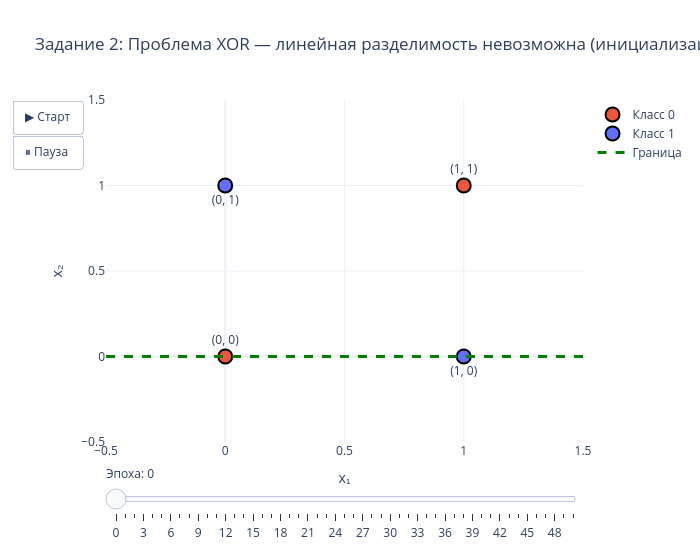

The notebook cell this image was saved under:
### Code cell
fig_xor = go.Figure()

for cls in [0, 1]:
    mask = t_xor == cls
    fig_xor.add_trace(go.Scatter(
        x=X_xor[mask, 0], y=X_xor[mask, 1],
        mode='markers+text',
        marker=dict(size=14, color=colors[cls], line=dict(width=2, color='black')),
        text=[f'({x[0]}, {x[1]})' for x in X_xor[mask]],
        textposition='top center' if cls == 0 else 'bottom center',
        name=class_names[cls]
    ))

x_line = np.linspace(-0.5, 1.5, 100)

def xor_boundary_xy(weights, bias, y_limits=(-0.5, 1.5)):
    if abs(weights[1]) > 1e-9:
        return x_line, -(weights[0] * x_line + bias) / weights[1]
    if abs(weights[0]) > 1e-9:
        x_val = -bias / weights[0]
        return np.array([x_val, x_val]), np.array(y_limits)
    return x_line, np.zeros_like(x_line)

x0_xor, y0_xor = xor_boundary_xy(perc_xor.weights_history[0], perc_xor.bias_history[0])
fig_xor.add_trace(go.Scatter(
    x=x0_xor, y=y0_xor,
    mode='lines',
    line=dict(color='green', width=3, dash='dash'),
    name='Граница'
))

frames_xor = []
for epoch_idx, (w_f, b_f) in enumerate(zip(perc_xor.weights_history, perc_xor.bias_history)):
    x_f, y_f = xor_boundary_xy(w_f, b_f)
    subtitle = 'инициализация' if epoch_idx == 0 else f'эпоха {epoch_idx}, ошибок: {perc_xor.errors_per_epoch[epoch_idx - 1]}'
    frames_xor.append(go.Frame(
        data=[go.Scatter(x=x_f, y=y_f)],
        traces=[2],
        name=str(epoch_idx),
        layout=go.Layout(title=f'Задание 2: Проблема XOR — линейная разделимость невозможна ({subtitle})')
    ))

fig_xor.frames = frames_xor

fig_xor.update_layout(
    title='Задание 2: Проблема XOR — линейная разделимость невозможна (инициализация)',
    xaxis_title='x₁', yaxis_title='x₂',
    xaxis=dict(range=[-0.5, 1.5]),
    yaxis=dict(range=[-0.5, 1.5]),
    template='plotly_white',
    width=700, height=550,
    updatemenus=[dict(
        type='buttons',
        showactive=False,
        buttons=[
            dict(label='▶ Старт', method='animate', args=[None, dict(frame=dict(duration=700, redraw=True), fromcurrent=True)]),
            dict(label='⏸ Пауза', method='animate', args=[[None], dict(frame=dict(duration=0, redraw=False), mode='immediate')]),
        ]
    )],
    sliders=[dict(
        active=0,
        currentvalue=dict(prefix='Эпоха: '),
        steps=[
            dict(
                method='animate',
                args=[[str(i)], dict(frame=dict(duration=0, redraw=True), mode='immediate')],
                label=str(i)
            )
            for i in range(len(frames_xor))
        ]
    )]
)
fig_xor.write_html('outputs/task2_xor_problem.html')
fig_xor.show()

### Figure 1 — Plotly figure (JSON) as saved in the notebook; plotly's stock layout.template omitted (floating-point values rounded to 4 significant figures)
{"data": [{"marker": {"color": "#EF553B", "line": {"color": "black", "width": 2}, "size": 14}, "mode": "markers+text", "name": "Класс 0", "text": ["(0, 0)", "(1, 1)"], "textposition": "top center", "type": "scatter", "x": [0, 1], "y": [0, 1]}, {"marker": {"color": "#636EFA", "line": {"color": "black", "width": 2}, "size": 14}, "mode": "markers+text", "name": "Класс 1", "text": ["(0, 1)", "(1, 0)"], "textposition": "bottom center", "type": "scatter", "x": [0, 1], "y": [1, 0]}, {"line": {"color": "green", "dash": "dash", "width": 3}, "mode": "lines", "name": "Граница", "type": "scatter", "x": [-0.5, -0.4798, -0.4596, -0.4394, -0.4192, -0.399, -0.3788, -0.3586, -0.3384, -0.3182, -0.298, -0.2778, -0.2576, -0.2374, -0.2172, -0.197, -0.1768, -0.1566, -0.1364, -0.1162, -0.09596, -0.07576, -0.05556, -0.03535, -0.01515, 0.005051, 0.02525, 0.04545, 0.06566, 0.08586, 0.1061, 0.1263, 0.1465, 0.1667, 0.1869, 0.2071, 0.2273, 0.2475, 0.2677, 0.2879, 0.3081, 0.3283, 0.3485, 0.3687, 0.3889, 0.4091, 0.4293, 0.4495, 0.4697, 0.4899, 0.5101, 0.5303, 0.5505, 0.5707, 0.5909, 0.6111, 0.6313, 0.6515, 0.6717, 0.6919, 0.7121, 0.7323, 0.7525, 0.7727, 0.7929, 0.8131, 0.8333, 0.8535, 0.8737, 0.8939, 0.9141, 0.9343, 0.9545, 0.9747, 0.9949, 1.015, 1.035, 1.056, 1.076, 1.096, 1.116, 1.136, 1.157, 1.177, 1.197, 1.217, 1.237, 1.258, 1.278, 1.298, 1.318, 1.338, 1.359, 1.379, 1.399, 1.419, 1.439, 1.46, 1.48, 1.5], "y": [0.0, 0.0, 0.0, 0.0, 0.0, 0.0, 0.0, 0.0, 0.0, 0.0, 0.0, 0.0, 0.0, 0.0, 0.0, 0.0, 0.0, 0.0, 0.0, 0.0, 0.0, 0.0, 0.0, 0.0, 0.0, 0.0, 0.0, 0.0, 0.0, 0.0, 0.0, 0.0, 0.0, 0.0, 0.0, 0.0, 0.0, 0.0, 0.0, 0.0, 0.0, 0.0, 0.0, 0.0, 0.0, 0.0, 0.0, 0.0, 0.0, 0.0, 0.0, 0.0, 0.0, 0.0, 0.0, 0.0, 0.0, 0.0, 0.0, 0.0, 0.0, 0.0, 0.0, 0.0, 0.0, 0.0, 0.0, 0.0, 0.0, 0.0, 0.0, 0.0, 0.0, 0.0, 0.0, 0.0, 0.0, 0.0, 0.0, 0.0, 0.0, 0.0, 0.0, 0.0, 0.0, 0.0, 0.0, 0.0, 0.0, 0.0, 0.0, 0.0, 0.0, 0.0, 0.0, 0.0, 0.0, 0.0, 0.0, 0.0]}], "layout": {"height": 550, "sliders": [{"active": 0, "currentvalue": {"prefix": "Эпоха: "}, "steps": [{"args": [["0"], {"frame": {"duration": 0, "redraw": true}, "mode": "immediate"}], "label": "0", "method": "animate"}, {"args": [["1"], {"frame": {"duration": 0, "redraw": true}, "mode": "immediate"}], "label": "1", "method": "animate"}, {"args": [["2"], {"frame": {"duration": 0, "redraw": true}, "mode": "immediate"}], "label": "2", "method": "animate"}, {"args": [["3"], {"frame": {"duration": 0, "redraw": true}, "mode": "immediate"}], "label": "3", "method": "animate"}, {"args": [["4"], {"frame": {"duration": 0, "redraw": true}, "mode": "immediate"}], "label": "4", "method": "animate"}, {"args": [["5"], {"frame": {"duration": 0, "redraw": true}, "mode": "immediate"}], "label": "5", "method": "animate"}, {"args": [["6"], {"frame": {"duration": 0, "redraw": true}, "mode": "immediate"}], "label": "6", "method": "animate"}, {"args": [["7"], {"frame": {"duration": 0, "redraw": true}, "mode": "immediate"}], "label": "7", "method": "animate"}, {"args": [["8"], {"frame": {"duration": 0, "redraw": true}, "mode": "immediate"}], "label": "8", "method": "animate"}, {"args": [["9"], {"frame": {"duration": 0, "redraw": true}, "mode": "immediate"}], "label": "9", "method": "animate"}, {"args": [["10"], {"frame": {"duration": 0, "redraw": true}, "mode": "immediate"}], "label": "10", "method": "animate"}, {"args": [["11"], {"frame": {"duration": 0, "redraw": true}, "mode": "immediate"}], "label": "11", "method": "animate"}, {"args": [["12"], {"frame": {"duration": 0, "redraw": true}, "mode": "immediate"}], "label": "12", "method": "animate"}, {"args": [["13"], {"frame": {"duration": 0, "redraw": true}, "mode": "immediate"}], "label": "13", "method": "animate"}, {"args": [["14"], {"frame": {"duration": 0, "redraw": true}, "mode": "immediate"}], "label": "14", "method": "animate"}, {"args": [["15"], {"frame": {"duration": 0, "redraw": true}, "mode": "immediate"}], "label": "15", "method": "animate"}, {"args": [["16"], {"frame": {"duration": 0, "redraw": true}, "mode": "immediate"}], "label": "16", "method": "animate"}, {"args": [["17"], {"frame": {"duration": 0, "redraw": true}, "mode": "immediate"}], "label": "17", "method": "animate"}, {"args": [["18"], {"frame": {"duration": 0, "redraw": true}, "mode": "immediate"}], "label": "18", "method": "animate"}, {"args": [["19"], {"frame": {"duration": 0, "redraw": true}, "mode": "immediate"}], "label": "19", "method": "animate"}, {"args": [["20"], {"frame": {"duration": 0, "redraw": true}, "mode": "immediate"}], "label": "20", "method": "animate"}, {"args": [["21"], {"frame": {"duration": 0, "redraw": true}, "mode": "immediate"}], "label": "21", "method": "animate"}, {"args": [["22"], {"frame": {"duration": 0, "redraw": true}, "mode": "immediate"}], "label": "22", "method": "animate"}, {"args": [["23"], {"frame": {"duration": 0, "redraw": true}, "mode": "immediate"}], "label": "23", "method": "animate"}, {"args": [["24"], {"frame": {"duration": 0, "redraw": true}, "mode": "immediate"}], "label": "24", "method": "animate"}, {"args": [["25"], {"frame": {"duration": 0, "redraw": true}, "mode": "immediate"}], "label": "25", "method": "animate"}, {"args": [["26"], {"frame": {"duration": 0, "redraw": true}, "mode": "immediate"}], "label": "26", "method": "animate"}, {"args": [["27"], {"frame": {"duration": 0, "redraw": true}, "mode": "immediate"}], "label": "27", "method": "animate"}, {"args": [["28"], {"frame": {"duration": 0, "redraw": true}, "mode": "immediate"}], "label": "28", "method": "animate"}, {"args": [["29"], {"frame": {"duration": 0, "redraw": true}, "mode": "immediate"}], "label": "29", "method": "animate"}, {"args": [["30"], {"frame": {"duration": 0, "redraw": true}, "mode": "immediate"}], "label": "30", "method": "animate"}, {"args": [["31"], {"frame": {"duration": 0, "redraw": true}, "mode": "immediate"}], "label": "31", "method": "animate"}, {"args": [["32"], {"frame": {"duration": 0, "redraw": true}, "mode": "immediate"}], "label": "32", "method": "animate"}, {"args": [["33"], {"frame": {"duration": 0, "redraw": true}, "mode": "immediate"}], "label": "33", "method": "animate"}, {"args": [["34"], {"frame": {"duration": 0, "redraw": true}, "mode": "immediate"}], "label": "34", "method": "animate"}, {"args": [["35"], {"frame": {"duration": 0, "redraw": true}, "mode": "immediate"}], "label": "35", "method": "animate"}, {"args": [["36"], {"frame": {"duration": 0, "redraw": true}, "mode": "immediate"}], "label": "36", "method": "animate"}, {"args": [["37"], {"frame": {"duration": 0, "redraw": true}, "mode": "immediate"}], "label": "37", "method": "animate"}, {"args": [["38"], {"frame": {"duration": 0, "redraw": true}, "mode": "immediate"}], "label": "38", "method": "animate"}, {"args": [["39"], {"frame": {"duration": 0, "redraw": true}, "mode": "immediate"}], "label": "39", "method": "animate"}, {"args": [["40"], {"frame": {"duration": 0, "redraw": true}, "mode": "immediate"}], "label": "40", "method": "animate"}, {"args": [["41"], {"frame": {"duration": 0, "redraw": true}, "mode": "immediate"}], "label": "41", "method": "animate"}, {"args": [["42"], {"frame": {"duration": 0, "redraw": true}, "mode": "immediate"}], "label": "42", "method": "animate"}, {"args": [["43"], {"frame": {"duration": 0, "redraw": true}, "mode": "immediate"}], "label": "43", "method": "animate"}, {"args": [["44"], {"frame": {"duration": 0, "redraw": true}, "mode": "immediate"}], "label": "44", "method": "animate"}, {"args": [["45"], {"frame": {"duration": 0, "redraw": true}, "mode": "immediate"}], "label": "45", "method": "animate"}, {"args": [["46"], {"frame": {"duration": 0, "redraw": true}, "mode": "immediate"}], "label": "46", "method": "animate"}, {"args": [["47"], {"frame": {"duration": 0, "redraw": true}, "mode": "immediate"}], "label": "47", "method": "animate"}, {"args": [["48"], {"frame": {"duration": 0, "redraw": true}, "mode": "immediate"}], "label": "48", "method": "animate"}, {"args": [["49"], {"frame": {"duration": 0, "redraw": true}, "mode": "immediate"}], "label": "49", "method": "animate"}, {"args": [["50"], {"frame": {"duration": 0, "redraw": true}, "mode": "immediate"}], "label": "50", "method": "animate"}]}], "title": {"text": "Задание 2: Проблема XOR — линейная разделимость невозможна (инициализация)"}, "updatemenus": [{"buttons": [{"args": [null, {"frame": {"duration": 700, "redraw": true}, "fromcurrent": true}], "label": "▶ Старт", "method": "animate"}, {"args": [[null], {"frame": {"duration": 0, "redraw": false}, "mode": "immediate"}], "label": "⏸ Пауза", "method": "animate"}], "showactive": false, "type": "buttons"}], "width": 700, "xaxis": {"range": [-0.5, 1.5], "title": {"text": "x₁"}}, "yaxis": {"range": [-0.5, 1.5], "title": {"text": "x₂"}}}}
